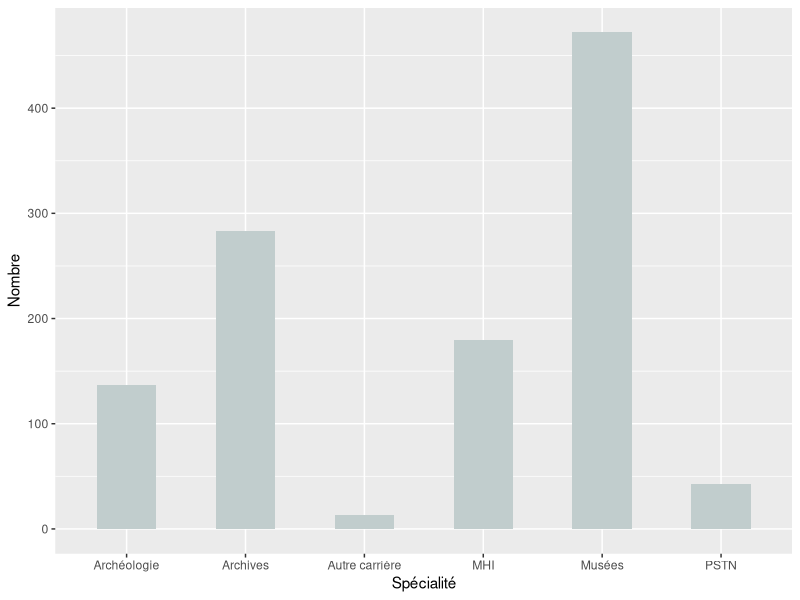
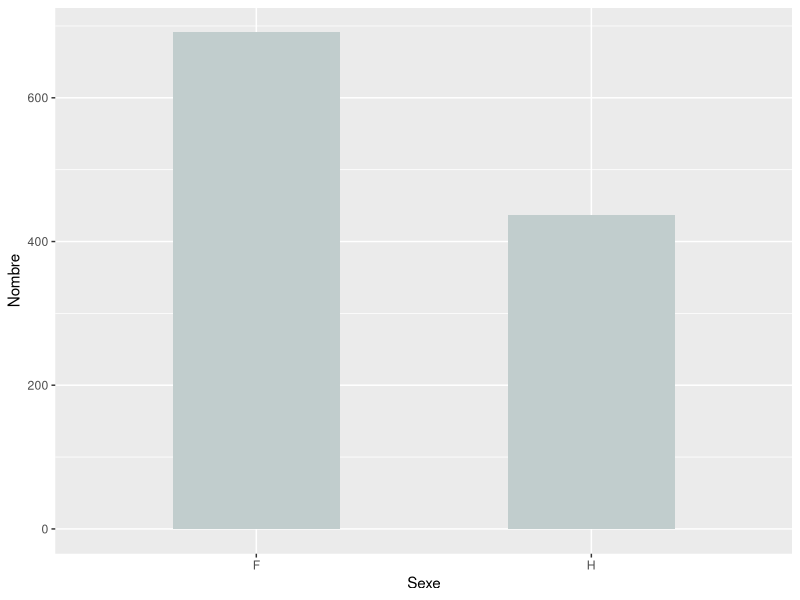
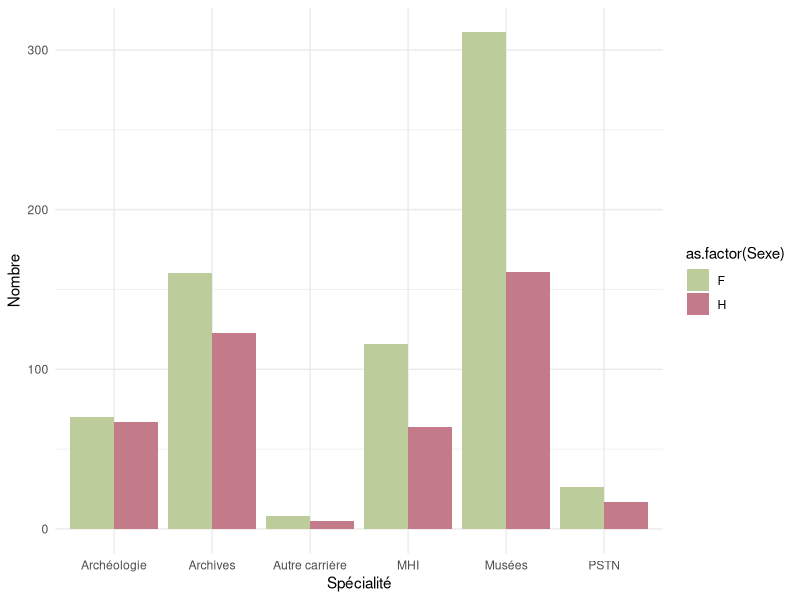
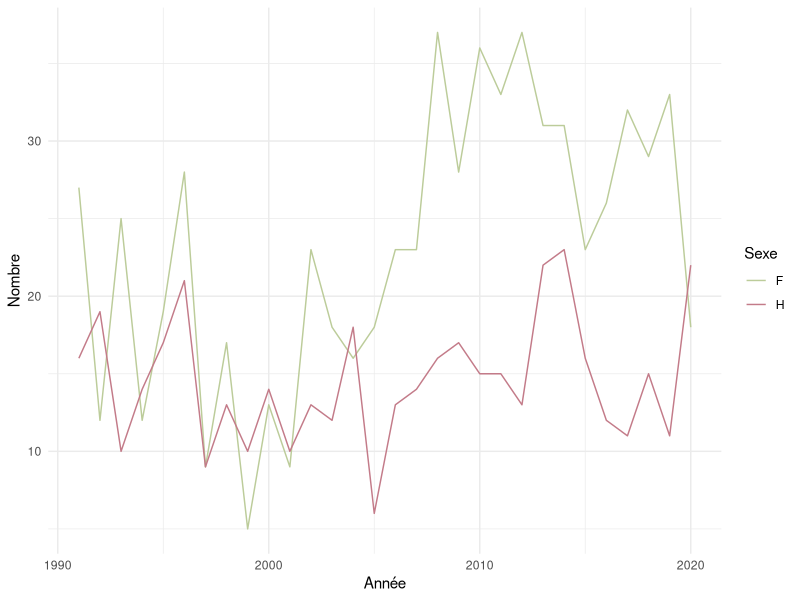
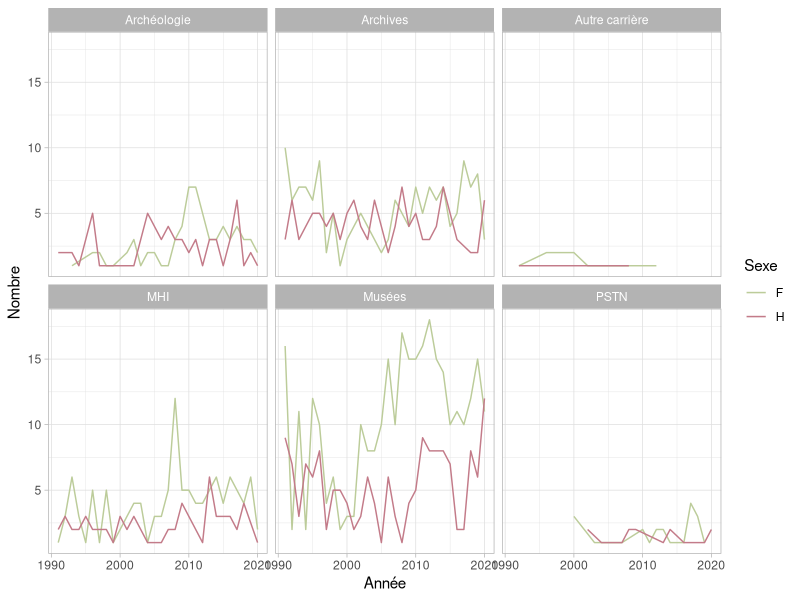

Source code (R) for these figures, in order:
## ---- chunk 1
library(tidyverse)
library(ggplot2)
library(readxl)
## ---- chunk 2
data <- read_excel(path = "annuaireINP_complet.xls")
data %>%
  count(Spécialité, name= "Nombre") %>%
  ggplot( aes(x=Spécialité, y=Nombre)) +
  geom_bar(stat = "identity", width = 0.5, fill = "azure3")

## ---- chunk 3
data <- read_excel(path = "annuaireINP_complet.xls")
data %>% 
  count(Sexe, name= "Nombre") %>%
  ggplot(aes(x=Sexe, y=Nombre)) +
  geom_bar(stat = "identity", width = 0.5, fill = "azure3")
## ---- chunk 4
 ggplot(data,aes(as.factor(Spécialité), fill=as.factor(Sexe)))+
        geom_bar(position = "dodge") +
        labs(
          x = "Spécialité",
          y = "Nombre",
          colour = "Sexe"
        ) +
        scale_fill_manual(values=c('#BCCC9A','#C37B89')) +
        theme_minimal()
## ---- chunk 5
promo <- read_excel(path = "annuaireINP_complet.xls")
promo %>%
  group_by(Année) %>% 
  count(Sexe, name = "Nombre") %>% 
  ggplot(aes(x = Année, y = Nombre, color = Sexe)) +
    geom_line() +
    scale_color_manual(values=c('#BCCC9A','#C37B89')) +
    theme_minimal()
  

## ---- chunk 6
data <- read_excel(path = "annuaireINP_complet.xls")
data %>%
  filter(Spécialité == "Archéologie") %>% 
  count(Sexe, name = "Nombre")

## ---- chunk 7
data <- read_excel(path = "annuaireINP_complet.xls")
data %>%
  filter(Spécialité == "Archives") %>% 
  count(Sexe, name = "Nombre")

## ---- chunk 8
data <- read_excel(path = "annuaireINP_complet.xls")
data %>%
  filter(Spécialité == "Autre carrière") %>% 
  count(Sexe, name = "Nombre")

## ---- chunk 9
data <- read_excel(path = "annuaireINP_complet.xls")
data %>%
  filter(Spécialité == "MHI") %>% 
  count(Sexe, name = "Nombre")

## ---- chunk 10
data <- read_excel(path = "annuaireINP_complet.xls")
data %>%
  filter(Spécialité == "Musées") %>% 
  count(Sexe, name = "Nombre")

## ---- chunk 11
data <- read_excel(path = "annuaireINP_complet.xls")
data %>%
  filter(Spécialité == "PSTN") %>% 
  count(Sexe, name = "Nombre")
## ---- chunk 12
data <- read_excel(path = "annuaireINP_complet.xls")
facettes <- data %>%
  group_by(Spécialité, Année) %>% 
  count(Sexe)

facettes

## ---- chunk 13
ggplot(data = facettes, mapping = aes(x = Année, y = n, color = Sexe)) +
  geom_line() +
  facet_wrap(facets =  vars(Spécialité)) +
  scale_color_manual(values=c('#BCCC9A','#C37B89')) +
  labs(
          x = "Année",
          y = "Nombre",
          colour = "Sexe"
        ) +
  theme_light()
